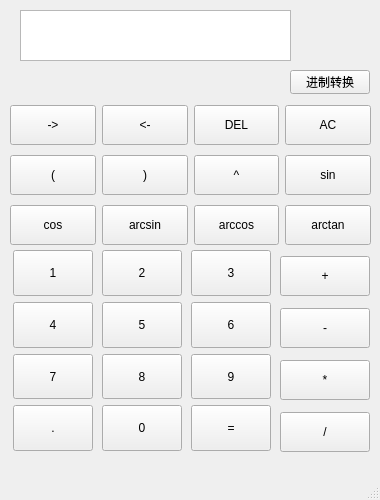
<?xml version="1.0" encoding="UTF-8"?>
<ui version="4.0">
 <class>MainWindow</class>
 <widget class="QMainWindow" name="MainWindow">
  <property name="geometry">
   <rect>
    <x>0</x>
    <y>0</y>
    <width>380</width>
    <height>500</height>
   </rect>
  </property>
  <property name="minimumSize">
   <size>
    <width>380</width>
    <height>500</height>
   </size>
  </property>
  <property name="maximumSize">
   <size>
    <width>380</width>
    <height>500</height>
   </size>
  </property>
  <property name="windowTitle">
   <string>MainWindow</string>
  </property>
  <widget class="QWidget" name="centralwidget">
   <widget class="QPushButton" name="formButton">
    <property name="geometry">
     <rect>
      <x>290</x>
      <y>70</y>
      <width>80</width>
      <height>24</height>
     </rect>
    </property>
    <property name="text">
     <string>进制转换</string>
    </property>
    <property name="autoRepeat">
     <bool>false</bool>
    </property>
    <property name="autoExclusive">
     <bool>false</bool>
    </property>
   </widget>
   <widget class="QWidget" name="verticalLayoutWidget">
    <property name="geometry">
     <rect>
      <x>280</x>
      <y>250</y>
      <width>91</width>
      <height>211</height>
     </rect>
    </property>
    <layout class="QVBoxLayout" name="verticalLayout">
     <item>
      <widget class="QToolButton" name="jia">
       <property name="maximumSize">
        <size>
         <width>90</width>
         <height>40</height>
        </size>
       </property>
       <property name="text">
        <string>+</string>
       </property>
      </widget>
     </item>
     <item>
      <widget class="QToolButton" name="jian">
       <property name="maximumSize">
        <size>
         <width>90</width>
         <height>40</height>
        </size>
       </property>
       <property name="text">
        <string>-</string>
       </property>
      </widget>
     </item>
     <item>
      <widget class="QToolButton" name="cheng">
       <property name="maximumSize">
        <size>
         <width>90</width>
         <height>40</height>
        </size>
       </property>
       <property name="text">
        <string>*</string>
       </property>
      </widget>
     </item>
     <item>
      <widget class="QToolButton" name="chu">
       <property name="maximumSize">
        <size>
         <width>90</width>
         <height>40</height>
        </size>
       </property>
       <property name="text">
        <string>/</string>
       </property>
      </widget>
     </item>
    </layout>
   </widget>
   <widget class="QPlainTextEdit" name="plainTextEdit">
    <property name="geometry">
     <rect>
      <x>20</x>
      <y>10</y>
      <width>271</width>
      <height>51</height>
     </rect>
    </property>
   </widget>
   <widget class="QWidget" name="horizontalLayoutWidget">
    <property name="geometry">
     <rect>
      <x>10</x>
      <y>100</y>
      <width>361</width>
      <height>51</height>
     </rect>
    </property>
    <layout class="QHBoxLayout" name="horizontalLayout_2">
     <item>
      <widget class="QToolButton" name="right">
       <property name="maximumSize">
        <size>
         <width>90</width>
         <height>40</height>
        </size>
       </property>
       <property name="text">
        <string>-&gt;</string>
       </property>
      </widget>
     </item>
     <item>
      <widget class="QToolButton" name="left">
       <property name="maximumSize">
        <size>
         <width>90</width>
         <height>40</height>
        </size>
       </property>
       <property name="text">
        <string>&lt;-</string>
       </property>
      </widget>
     </item>
     <item>
      <widget class="QToolButton" name="del">
       <property name="maximumSize">
        <size>
         <width>90</width>
         <height>40</height>
        </size>
       </property>
       <property name="text">
        <string>DEL</string>
       </property>
      </widget>
     </item>
     <item>
      <widget class="QToolButton" name="ac">
       <property name="maximumSize">
        <size>
         <width>90</width>
         <height>40</height>
        </size>
       </property>
       <property name="text">
        <string>AC</string>
       </property>
      </widget>
     </item>
    </layout>
   </widget>
   <widget class="QWidget" name="gridLayoutWidget">
    <property name="geometry">
     <rect>
      <x>10</x>
      <y>250</y>
      <width>264</width>
      <height>201</height>
     </rect>
    </property>
    <layout class="QGridLayout" name="gridLayout">
     <item row="4" column="1">
      <widget class="QToolButton" name="num0">
       <property name="minimumSize">
        <size>
         <width>50</width>
         <height>40</height>
        </size>
       </property>
       <property name="maximumSize">
        <size>
         <width>80</width>
         <height>50</height>
        </size>
       </property>
       <property name="text">
        <string>0</string>
       </property>
      </widget>
     </item>
     <item row="4" column="2">
      <widget class="QToolButton" name="equal">
       <property name="minimumSize">
        <size>
         <width>50</width>
         <height>40</height>
        </size>
       </property>
       <property name="maximumSize">
        <size>
         <width>80</width>
         <height>50</height>
        </size>
       </property>
       <property name="text">
        <string>=</string>
       </property>
      </widget>
     </item>
     <item row="0" column="2">
      <widget class="QToolButton" name="num3">
       <property name="minimumSize">
        <size>
         <width>50</width>
         <height>40</height>
        </size>
       </property>
       <property name="maximumSize">
        <size>
         <width>80</width>
         <height>50</height>
        </size>
       </property>
       <property name="text">
        <string>3</string>
       </property>
      </widget>
     </item>
     <item row="1" column="2">
      <widget class="QToolButton" name="num6">
       <property name="minimumSize">
        <size>
         <width>50</width>
         <height>40</height>
        </size>
       </property>
       <property name="maximumSize">
        <size>
         <width>80</width>
         <height>50</height>
        </size>
       </property>
       <property name="text">
        <string>6</string>
       </property>
      </widget>
     </item>
     <item row="2" column="2">
      <widget class="QToolButton" name="num9">
       <property name="minimumSize">
        <size>
         <width>50</width>
         <height>40</height>
        </size>
       </property>
       <property name="maximumSize">
        <size>
         <width>80</width>
         <height>50</height>
        </size>
       </property>
       <property name="text">
        <string>9</string>
       </property>
      </widget>
     </item>
     <item row="2" column="1">
      <widget class="QToolButton" name="num8">
       <property name="minimumSize">
        <size>
         <width>50</width>
         <height>40</height>
        </size>
       </property>
       <property name="maximumSize">
        <size>
         <width>80</width>
         <height>50</height>
        </size>
       </property>
       <property name="text">
        <string>8</string>
       </property>
      </widget>
     </item>
     <item row="2" column="0">
      <widget class="QToolButton" name="num7">
       <property name="minimumSize">
        <size>
         <width>50</width>
         <height>40</height>
        </size>
       </property>
       <property name="maximumSize">
        <size>
         <width>80</width>
         <height>50</height>
        </size>
       </property>
       <property name="text">
        <string>7</string>
       </property>
      </widget>
     </item>
     <item row="1" column="0">
      <widget class="QToolButton" name="num4">
       <property name="minimumSize">
        <size>
         <width>50</width>
         <height>40</height>
        </size>
       </property>
       <property name="maximumSize">
        <size>
         <width>80</width>
         <height>50</height>
        </size>
       </property>
       <property name="text">
        <string>4</string>
       </property>
      </widget>
     </item>
     <item row="1" column="1">
      <widget class="QToolButton" name="num5">
       <property name="minimumSize">
        <size>
         <width>50</width>
         <height>40</height>
        </size>
       </property>
       <property name="maximumSize">
        <size>
         <width>80</width>
         <height>50</height>
        </size>
       </property>
       <property name="text">
        <string>5</string>
       </property>
      </widget>
     </item>
     <item row="0" column="1">
      <widget class="QToolButton" name="num2">
       <property name="minimumSize">
        <size>
         <width>50</width>
         <height>40</height>
        </size>
       </property>
       <property name="maximumSize">
        <size>
         <width>80</width>
         <height>50</height>
        </size>
       </property>
       <property name="text">
        <string>2</string>
       </property>
      </widget>
     </item>
     <item row="0" column="0">
      <widget class="QToolButton" name="num1">
       <property name="minimumSize">
        <size>
         <width>50</width>
         <height>40</height>
        </size>
       </property>
       <property name="maximumSize">
        <size>
         <width>80</width>
         <height>50</height>
        </size>
       </property>
       <property name="text">
        <string>1</string>
       </property>
      </widget>
     </item>
     <item row="4" column="0">
      <widget class="QToolButton" name="num10">
       <property name="minimumSize">
        <size>
         <width>50</width>
         <height>40</height>
        </size>
       </property>
       <property name="maximumSize">
        <size>
         <width>80</width>
         <height>50</height>
        </size>
       </property>
       <property name="text">
        <string>.</string>
       </property>
      </widget>
     </item>
    </layout>
   </widget>
   <widget class="QWidget" name="horizontalLayoutWidget_2">
    <property name="geometry">
     <rect>
      <x>10</x>
      <y>150</y>
      <width>361</width>
      <height>51</height>
     </rect>
    </property>
    <layout class="QHBoxLayout" name="horizontalLayout">
     <item>
      <widget class="QToolButton" name="right_kuo">
       <property name="maximumSize">
        <size>
         <width>90</width>
         <height>40</height>
        </size>
       </property>
       <property name="text">
        <string>(</string>
       </property>
      </widget>
     </item>
     <item>
      <widget class="QToolButton" name="left_kuo">
       <property name="maximumSize">
        <size>
         <width>90</width>
         <height>40</height>
        </size>
       </property>
       <property name="text">
        <string>)</string>
       </property>
      </widget>
     </item>
     <item>
      <widget class="QToolButton" name="pow">
       <property name="maximumSize">
        <size>
         <width>90</width>
         <height>40</height>
        </size>
       </property>
       <property name="text">
        <string>^</string>
       </property>
      </widget>
     </item>
     <item>
      <widget class="QToolButton" name="sin">
       <property name="maximumSize">
        <size>
         <width>90</width>
         <height>40</height>
        </size>
       </property>
       <property name="text">
        <string>sin</string>
       </property>
      </widget>
     </item>
    </layout>
   </widget>
   <widget class="QWidget" name="horizontalLayoutWidget_3">
    <property name="geometry">
     <rect>
      <x>10</x>
      <y>200</y>
      <width>361</width>
      <height>51</height>
     </rect>
    </property>
    <layout class="QHBoxLayout" name="horizontalLayout_3">
     <item>
      <widget class="QToolButton" name="cos">
       <property name="maximumSize">
        <size>
         <width>90</width>
         <height>40</height>
        </size>
       </property>
       <property name="text">
        <string>cos</string>
       </property>
      </widget>
     </item>
     <item>
      <widget class="QToolButton" name="sin1">
       <property name="maximumSize">
        <size>
         <width>90</width>
         <height>40</height>
        </size>
       </property>
       <property name="text">
        <string>arcsin</string>
       </property>
      </widget>
     </item>
     <item>
      <widget class="QToolButton" name="cos1">
       <property name="maximumSize">
        <size>
         <width>90</width>
         <height>40</height>
        </size>
       </property>
       <property name="text">
        <string>arccos</string>
       </property>
      </widget>
     </item>
     <item>
      <widget class="QToolButton" name="tan1">
       <property name="maximumSize">
        <size>
         <width>90</width>
         <height>40</height>
        </size>
       </property>
       <property name="text">
        <string>arctan</string>
       </property>
      </widget>
     </item>
    </layout>
   </widget>
  </widget>
  <widget class="QMenuBar" name="menubar">
   <property name="geometry">
    <rect>
     <x>0</x>
     <y>0</y>
     <width>380</width>
     <height>21</height>
    </rect>
   </property>
  </widget>
  <widget class="QStatusBar" name="statusbar"/>
 </widget>
 <resources/>
 <connections/>
</ui>
